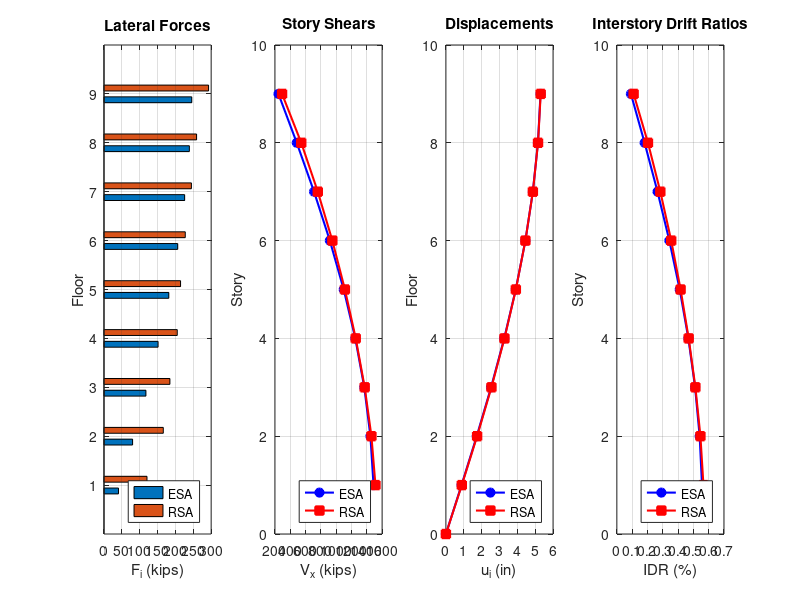

Recreate this plot in MATLAB. (Note: this script raises an error after producing the figure.)
%% HW6 Part 3 — Modal Response Spectrum Analysis (RSA) with SRSS
clc; clear; close all;

%% Load results from Parts 1 and 2
load('HW6_Part1_results.mat');
load('HW6_Part2_results.mat');

floors   = (1:N)';
stories  = (1:N)';
H_total  = 118 * 12;
h_story  = H_total / N;     % 157.3 in
Nmodes   = 5;               % number of modes to include

%% Step 1 — Compute modal quantities for each of the 5 modes
% Pre-allocate: rows = floors/stories, columns = modes
F_modal   = zeros(N, Nmodes);   % lateral forces  (kips)
Vs_modal  = zeros(N, Nmodes);   % story shears    (kips)
u_modal   = zeros(N, Nmodes);   % displacements   (in)
IDR_modal = zeros(N, Nmodes);   % interstory drift ratios

for n = 1:Nmodes
    phi_n   = PHI_norm(:,n);
    Gamma_n = Gamma_all(n);
    Spa_n   = Spa_modes_in(n);   % in/s^2
    Sd_n    = Sd_modes_in(n);    % in

    % Modal lateral forces at each floor
    F_modal(:,n) = m_vec .* (Gamma_n * phi_n) * Spa_n;   % kips

    % Modal story shears — sum forces from floor x to roof (BEFORE SRSS)
    for x = 1:N
        Vs_modal(x,n) = sum(F_modal(x:N, n));
    end

    % Modal floor displacements
    u_modal(:,n) = Gamma_n * phi_n * Sd_n;   % in

    % Modal interstory drift ratios
    IDR_modal(1,n)   = u_modal(1,n) / h_story;
    for x = 2:N
        IDR_modal(x,n) = (u_modal(x,n) - u_modal(x-1,n)) / h_story;
    end
end

%% Step 2 — SRSS combination (always the last step)
F_RSA   = sqrt(sum(F_modal.^2,   2));   % (Nx1)
Vs_RSA  = sqrt(sum(Vs_modal.^2,  2));   % (Nx1)
u_RSA   = sqrt(sum(u_modal.^2,   2));   % (Nx1)
IDR_RSA = sqrt(sum(IDR_modal.^2, 2));   % (Nx1)

% Base shear from SRSS of modal base shears (story 1 shear = base shear)
V_RSA  = Vs_RSA(1);
VW_RSA = V_RSA / W_tot;

%% Step 3 — Mode % contribution per floor/story
% %_n(x) = r_n(x)^2 / sum_{m=1}^{5} r_m(x)^2   (Lecture 9)

% For lateral forces
pct_F = zeros(N, 3);
sum2_F = sum(F_modal.^2, 2);   % sum of squares across 5 modes
for n = 1:3
    pct_F(:,n) = (F_modal(:,n).^2 ./ sum2_F) * 100;
end

% For story shears
pct_Vs = zeros(N, 3);
sum2_Vs = sum(Vs_modal.^2, 2);
for n = 1:3
    pct_Vs(:,n) = (Vs_modal(:,n).^2 ./ sum2_Vs) * 100;
end

% For displacements
pct_u = zeros(N, 3);
sum2_u = sum(u_modal.^2, 2);
for n = 1:3
    pct_u(:,n) = (u_modal(:,n).^2 ./ sum2_u) * 100;
end

% For IDR
pct_IDR = zeros(N, 3);
sum2_IDR = sum(IDR_modal.^2, 2);
for n = 1:3
    pct_IDR(:,n) = (IDR_modal(:,n).^2 ./ sum2_IDR) * 100;
end

%% Print results
fprintf('\n--- RSA Results (SRSS, 5 modes) ---\n');
fprintf('Base shear V_RSA   = %.2f kips\n', V_RSA);
fprintf('V_RSA / W_total    = %.4f (%.2f%%)\n', VW_RSA, VW_RSA*100);

fprintf('\n--- RSA: Floor/Story Quantities ---\n');
fprintf('%-6s %-12s %-14s %-12s %-12s\n', ...
    'Floor','F_i (kips)','Vs_x (kips)','u_i (in)','IDR_i (%%)');
for i = 1:N
    fprintf('%-6d %-12.4f %-14.4f %-12.4f %-12.4f\n', ...
        i, F_RSA(i), Vs_RSA(i), u_RSA(i), IDR_RSA(i)*100);
end

fprintf('\n--- Mode %% Contribution to Lateral Forces (modes 1-3 / 5-mode SRSS) ---\n');
fprintf('%-6s %-12s %-12s %-12s\n','Floor','Mode 1 (%%)','Mode 2 (%%)','Mode 3 (%%)');
for i = 1:N
    fprintf('%-6d %-12.1f %-12.1f %-12.1f\n', i, pct_F(i,1), pct_F(i,2), pct_F(i,3));
end

fprintf('\n--- Mode %% Contribution to Story Shears (modes 1-3 / 5-mode SRSS) ---\n');
fprintf('%-6s %-12s %-12s %-12s\n','Story','Mode 1 (%%)','Mode 2 (%%)','Mode 3 (%%)');
for i = 1:N
    fprintf('%-6d %-12.1f %-12.1f %-12.1f\n', i, pct_Vs(i,1), pct_Vs(i,2), pct_Vs(i,3));
end

fprintf('\n--- Mode %% Contribution to Displacements (modes 1-3 / 5-mode SRSS) ---\n');
fprintf('%-6s %-12s %-12s %-12s\n','Floor','Mode 1 (%%)','Mode 2 (%%)','Mode 3 (%%)');
for i = 1:N
    fprintf('%-6d %-12.1f %-12.1f %-12.1f\n', i, pct_u(i,1), pct_u(i,2), pct_u(i,3));
end

fprintf('\n--- Mode %% Contribution to IDR (modes 1-3 / 5-mode SRSS) ---\n');
fprintf('%-6s %-12s %-12s %-12s\n','Story','Mode 1 (%%)','Mode 2 (%%)','Mode 3 (%%)');
for i = 1:N
    fprintf('%-6d %-12.1f %-12.1f %-12.1f\n', i, pct_IDR(i,1), pct_IDR(i,2), pct_IDR(i,3));
end

%% Plots

% --- Figure 1: RSA profiles vs ESA ---
figure('Name','HW6 Part 3 — RSA vs ESA Profiles');

subplot(1,4,1);
barh(floors, [F_ESA, F_RSA], 0.6);
xlabel('F_i (kips)'); ylabel('Floor');
title('Lateral Forces');
legend('ESA','RSA','Location','SouthEast');
grid on; ylim([0 N+1]);

subplot(1,4,2);
plot(Vs_ESA, stories, 'b-o', 'LineWidth',1.5, 'MarkerFaceColor','b'); hold on;
plot(Vs_RSA, stories, 'r-s', 'LineWidth',1.5, 'MarkerFaceColor','r');
xlabel('V_x (kips)'); ylabel('Story');
title('Story Shears');
legend('ESA','RSA','Location','SouthEast');
grid on; ylim([0 N+1]);

subplot(1,4,3);
plot([0; u_ESA], [0; floors], 'b-o', 'LineWidth',1.5, 'MarkerFaceColor','b'); hold on;
plot([0; u_RSA], [0; floors], 'r-s', 'LineWidth',1.5, 'MarkerFaceColor','r');
xlabel('u_i (in)'); ylabel('Floor');
title('Displacements');
legend('ESA','RSA','Location','SouthEast');
grid on; ylim([0 N+1]);

subplot(1,4,4);
plot(IDR_ESA*100, stories, 'b-o', 'LineWidth',1.5, 'MarkerFaceColor','b'); hold on;
plot(IDR_RSA*100, stories, 'r-s', 'LineWidth',1.5, 'MarkerFaceColor','r');
xlabel('IDR (%)'); ylabel('Story');
title('Interstory Drift Ratios');
legend('ESA','RSA','Location','SouthEast');
grid on; ylim([0 N+1]);

sgtitle('RSA (5 modes, SRSS) vs ESA');

% --- Figure 2: Mode % contributions ---
figure('Name','HW6 Part 3 — Mode Contributions');

subplot(1,4,1);
plot(pct_F(:,1), floors,'b-o', pct_F(:,2), floors,'r-s', pct_F(:,3), floors,'g-^','LineWidth',1.5);
xlabel('Contribution (%)'); ylabel('Floor');
title('Forces'); legend('Mode 1','Mode 2','Mode 3'); grid on; ylim([0 N+1]);

subplot(1,4,2);
plot(pct_Vs(:,1),stories,'b-o', pct_Vs(:,2),stories,'r-s', pct_Vs(:,3),stories,'g-^','LineWidth',1.5);
xlabel('Contribution (%)'); ylabel('Story');
title('Story Shears'); legend('Mode 1','Mode 2','Mode 3'); grid on; ylim([0 N+1]);

subplot(1,4,3);
plot(pct_u(:,1),floors,'b-o', pct_u(:,2),floors,'r-s', pct_u(:,3),floors,'g-^','LineWidth',1.5);
xlabel('Contribution (%)'); ylabel('Floor');
title('Displacements'); legend('Mode 1','Mode 2','Mode 3'); grid on; ylim([0 N+1]);

subplot(1,4,4);
plot(pct_IDR(:,1),stories,'b-o', pct_IDR(:,2),stories,'r-s', pct_IDR(:,3),stories,'g-^','LineWidth',1.5);
xlabel('Contribution (%)'); ylabel('Story');
title('IDR'); legend('Mode 1','Mode 2','Mode 3'); grid on; ylim([0 N+1]);

sgtitle('Mode % Contributions to Response Quantities (Modes 1-3 vs 5-mode SRSS)');

%% Save for Part 7
save('HW6_Part3_results.mat', ...
     'F_RSA','Vs_RSA','u_RSA','IDR_RSA','V_RSA','VW_RSA', ...
     'F_modal','Vs_modal','u_modal','IDR_modal', ...
     'pct_F','pct_Vs','pct_u','pct_IDR');
